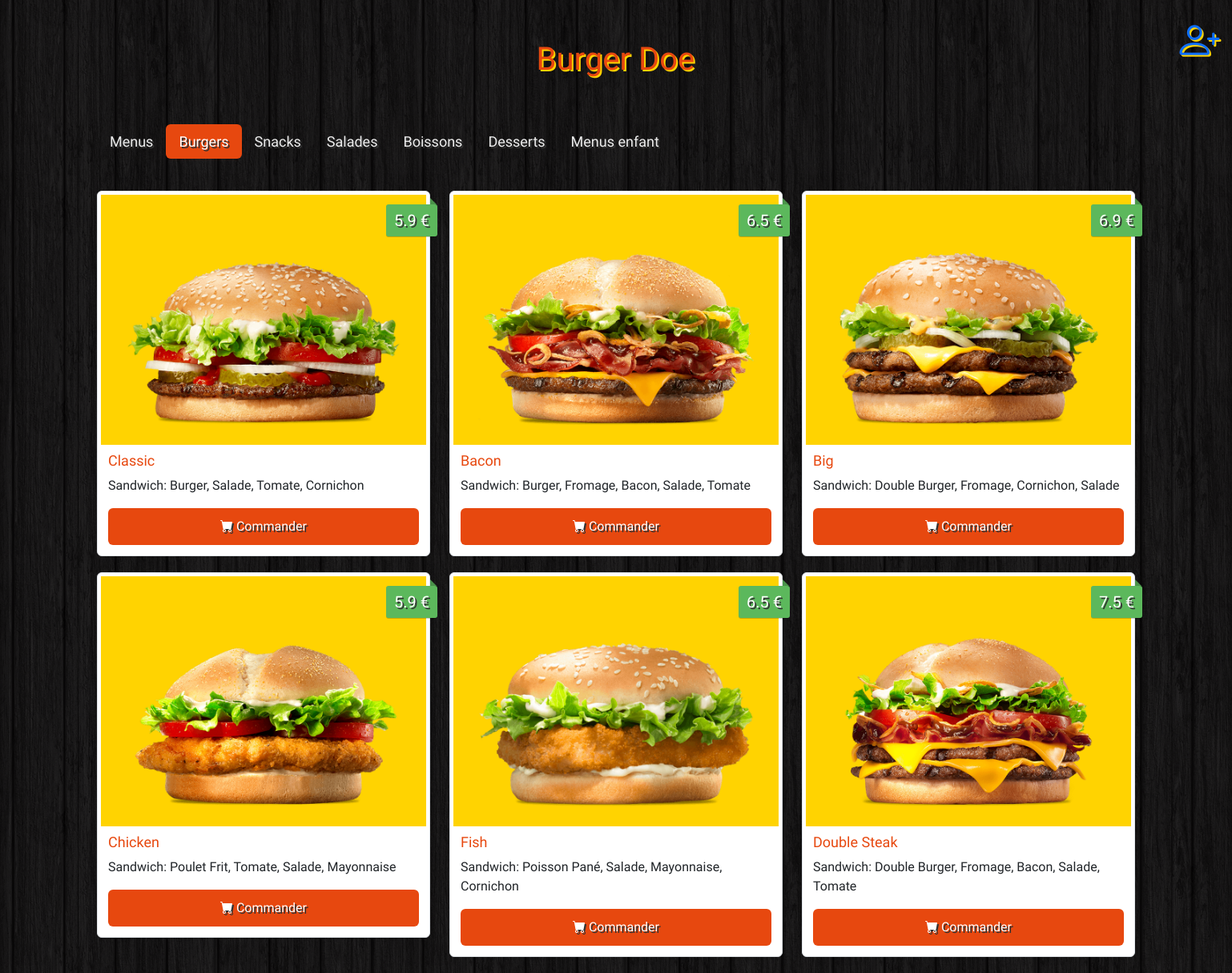
The app's page /?category=2 with its own data.
### tables this page shows
CREATE TABLE `categories` (
  `id` int(11) NOT NULL,
  `name` varchar(100) NOT NULL
);

CREATE TABLE `items` (
  `id` int(11) NOT NULL,
  `name` varchar(100) NOT NULL,
  `description` varchar(255) NOT NULL,
  `price` float NOT NULL,
  `image` varchar(255) NOT NULL,
  `category` int(11) NOT NULL
);

### index.php (the view, shortened to what this page needs)
<?php
$db = Database::connect();
$currentActiveCategoryId = null;
if(isset($_GET['category']))
{
    $currentActiveCategoryId = intval($_GET['category']);
}
else
{
    $currentActiveCategoryId = 1;
}
$query = "SELECT * FROM categories";
$parentCateg = $db->query($query)->fetchALL(PDO::FETCH_ASSOC);
$query2 = "SELECT * FROM items";
$parentProduit = $db->query($query2)->fetchALL(PDO::FETCH_ASSOC);
?>
<!DOCTYPE html>
<html>
    <head>
        <link href="https://cdn.jsdelivr.net/npm/bootstrap@5.3.0-alpha3/dist/css/bootstrap.min.css" rel="stylesheet">
        <link rel="stylesheet" href="https://cdn.jsdelivr.net/npm/bootstrap-icons@1.5.0/font/bootstrap-icons.css">
        <link rel="stylesheet" href="styles.css">
    </head>
    <body>
        <div class="container site">
            <div style="text-align:center; display:flex; justify-content:space-around; align-items:center;" class="text-logo">
                <h1 style="position : relative; right : -25%;">Burger Doe</h1>
                <div class="login-inscription "style="display: flex; position : relative; right : -550px; top : -25px">
                    <a href="inscription.php" class="bi bi-person-plus" style="position: absolute; right : 220px;"> </a>
                </div>
            </div>
                <nav>
                <ul class="nav nav-pills" role="tablist">
                    <?php foreach ($parentCateg as $categ): ?>
                        <li class="nav-item" role="presentation">
                            <a href="?category=<?= $categ['id'] ?>"
                            class="nav-link <?= $categ['id'] == $currentActiveCategoryId ? 'active' : '' ?>">
                                <?= htmlspecialchars($categ['name']); ?>
                            </a>
                        </li>
                    <?php endforeach; ?>
                </ul>
            </nav>
            <div class="tab-content">
            <?php foreach ($parentCateg as $categ): ?>
                <div class="tab-pane <?= $categ["id"] == $currentActiveCategoryId ? "active" : "" ?>" id="<?= $categ["id"] ?>" role="tabpanel">
                    <div class="row">
                        <?php foreach ($parentProduit as $produit): ?>
                            <?php if ($produit["category"] == $categ["id"]): ?>
                                <div class="col-md-6 col-lg-4">
                                    <div class="img-thumbnail">
                                        <img src="images/<?= htmlspecialchars($produit["image"]) ?>" class="img-fluid" alt="<?= htmlspecialchars($produit["name"]) ?>">
                                        <div class="price"><?= htmlspecialchars($produit["price"]) ?> €</div>
                                        <div class="caption">
                                            <h4><?= htmlspecialchars($produit["name"]) ?></h4>
                                            <p><?= htmlspecialchars($produit["description"]) ?></p>
                                            <a href="addPanierREQ.php?id=<?= $produit['id'] ?>&category=<?= $currentActiveCategoryId ?>"
                                            class="btn btn-order" role="button">
                                                <span class="bi-cart-fill"></span> Commander
                                            </a>
                                        </div>
                                    </div>
                                </div>
                            <?php endif; ?>
                        <?php endforeach; ?>
                    </div>
                </div>
            <?php endforeach; ?>
            </div>
        </div>
    </body>
</html>

### styles.css (style rules this page uses)
body { background: url(images/bg.png); }
.site { font-family: 'Holtwood One SC', sans-serif; }
.text-logo { font-family: 'Holtwood One SC', sans-serif; color: #e7480f; text-shadow: 2px 2px #ffd301; font-size: 50px; padding: 40px 0px; text-align: center; }
.nav { margin-bottom: 40px; }
.nav-link { color: #eee; font-size: 18px; text-shadow: 2px 2px #333; cursor: pointer; }
.nav-link.active { background-color: #e7480f !important; }
.img-thumbnail { position: relative; margin-bottom: 20px; }
.img-thumbnail img { background: #ffd301; width: 100%; }
.img-thumbnail .price { background: #5cb85c; box-shadow: 0 1px rgba(0,0,0,0.2); -moz-box-shadow: 0 1px rgba(0,0,0,0.2); -webkit-box-shadow: 0 1px rgba(0,0,0,0.2); color: #fff; text-shadow: 2px 2px #333; position: absolute; right: -10px; top: 16px; padding: 5px 10px; font-size: 20px; border-radius: 3px; }
.img-thumbnail .price:before { content: ""; border: 4px solid transparent; border-bottom: 4px solid #4a934a; border-left: 4px solid #4a934a; position: absolute; right: 1px; top: -8px; }
.img-thumbnail .caption { padding: 9px; }
.img-thumbnail .caption h4 { color: #e7480f; font-size: 18px; }
.img-thumbnail .btn-order { width: 100%; padding: 10px; font-size: 16px; color: #fff; background-color: #e7480f; text-shadow: 2px 2px #333; }
.nav-item .active { background-color: #e7480f !important; }

### records on screen
categories: name "Menus"
categories: name "Burgers"
categories: name "Snacks"
categories: name "Salades"
categories: name "Boissons"
categories: name "Desserts"
categories: name "Menus enfant"
items: image (picture), price "5.9", name "Classic", description "Sandwich: Burger, Salade, Tomate, Cornichon"
items: image (picture), price "6.5", name "Bacon", description "Sandwich: Burger, Fromage, Bacon, Salade, Tomate"
items: image (picture), price "6.9", name "Big", description "Sandwich: Double Burger, Fromage, Cornichon, Salade"
items: image (picture), price "5.9", name "Chicken", description "Sandwich: Poulet Frit, Tomate, Salade, Mayonnaise"
items: image (picture), price "6.5", name "Fish", description "Sandwich: Poisson Pané, Salade, Mayonnaise, Cornichon"
items: image (picture), price "7.5", name "Double Steak", description "Sandwich: Double Burger, Fromage, Bacon, Salade, Tomate"
